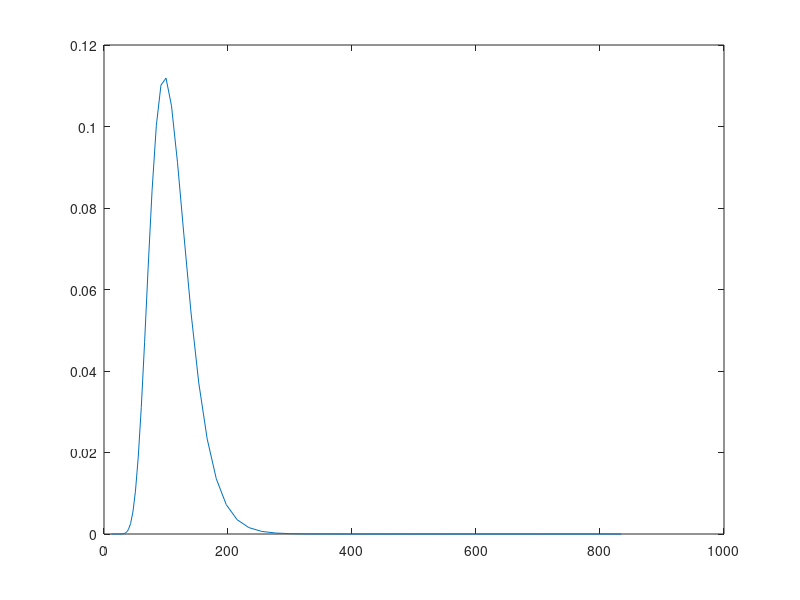

MATLAB code for this plot:
%% Binomial Trees 
clear 

%% settings

%Stock
S0 = 100; 
r = 0.02;                % return p. a.
sigma = 0.30;            % vola p. a.

% time horizon
T = 1;                   % time to maturity (in years)
M = 50;                  % number of subperiods from 0 to T (in trading days)

% option
K = 100; 
InnerValue =@(S,K) max(S-K,0);


%% prepare binomail tree
dt = T/M;                              % delta t, time increments/ length of 1 subperiod in years 
d = exp(-sigma*sqrt(dt));
u = 1/d;
p = (exp(r*dt)-d)/ (u-d);   % p = 0.4941 likelihood of up move


%offset for indexing with j and i

f7 = 1; 

%% stock price at time T

j = 0:M; 
ST = S0 * (u.^j .* d.^(M-j));
% STalt = S0 * u.^(-M:2:M);                   % for case u = 1/d, other
                                             %implementation

% plot(ST, '.') % all of these are possible

% binomial expansion 

%  for j=0:M
%     bn(j) = nchoosek(M,j);    
% end


for j=0:M
        bn(j+f7) = nchoosek(M,j); 
end

j = 0:M; % redefine j as a vector
prob = bn .* p.^j .* (1-p).^(M-j); 

plot(ST,prob)

% sum(prob)-1            

% ST * prob' .                 
% S0 * exp(r*T)
 

%% option pricing

option_T = InnerValue(ST,K);

%plot(ST, option, '.');

option_0 = (option_T * prob' ) * exp(-r*T);
option_0                                         













